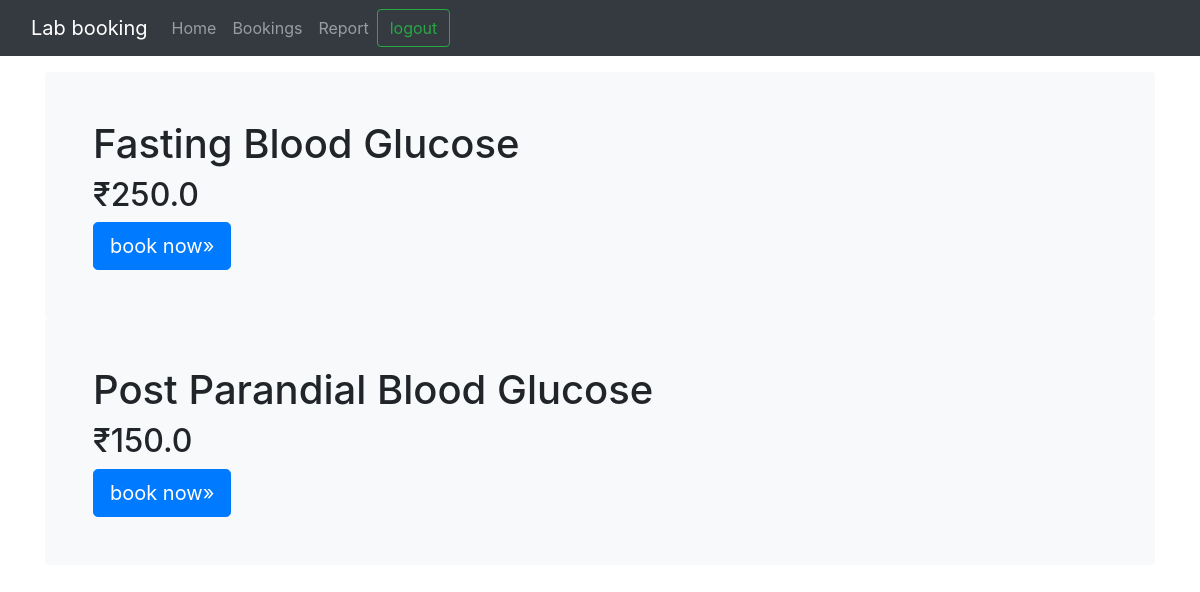
The app's page /vtest/1 with its own data.
### Technician/models.py (models this page shows, shortened)
class Test(models.Model):
    lab=models.ForeignKey(Lab, on_delete=models.CASCADE)
    name=models.CharField( max_length=50)
    cost=models.FloatField()
    duration=models.TimeField( auto_now=False, auto_now_add=False)

### User/views.py (the view)
# urls.py: path("vtest/<int:id>",view_test),
def view_test(request,id):
    test=Test.objects.filter(lab_id=id)
    context={"test":test}
    return render(request,"user/test.html",context)

### templates/user/test.html
{% extends 'user/index.html' %}
{% block content %}
{% for i in test %}
<main class="container">
    <div class="bg-light p-5 rounded">
      <h1>{{i.name}}</h1>
      <h2>₹{{i.cost}}</h2>
      <a class="btn btn-lg btn-primary" href="/book/{{i.id}}" role="button">book now&raquo;</a>
    </div>
  </main>
  {% endfor %}
{% endblock content %}

### static/navbar-top-fixed.css (style rules this page uses)
body { min-height: 75rem; padding-top: 4.5rem; }

### records on screen
Test: name "Fasting Blood Glucose", cost "250.0"
Test: name "Post Parandial Blood Glucose", cost "150.0"
